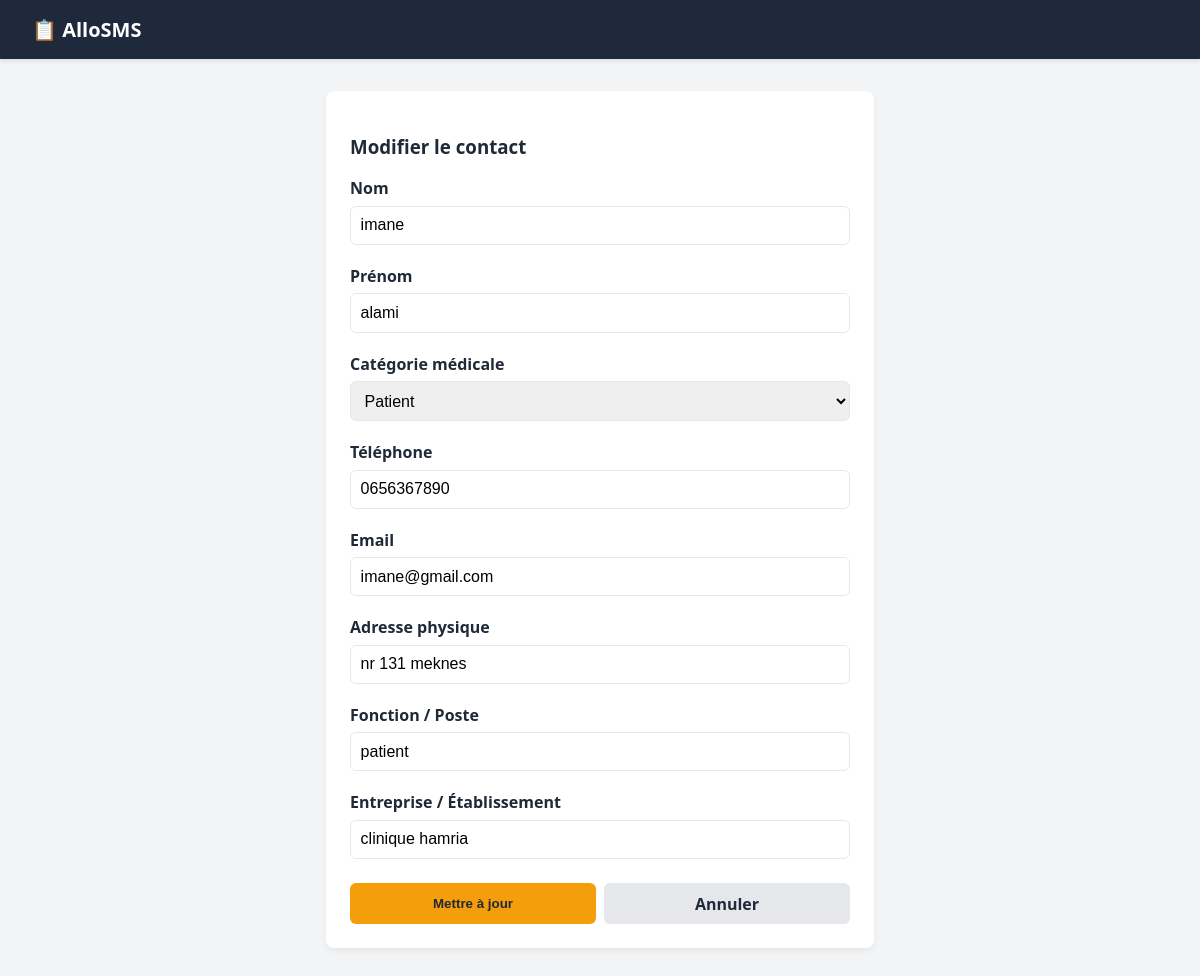
Screenshot of /modifier/1 with the database file from the repository.
### tables this page shows
CREATE TABLE contacts (id INTEGER PRIMARY KEY AUTOINCREMENT, nom TEXT NOT NULL, prenom TEXT NOT NULL, telephone TEXT NOT NULL, email TEXT NOT NULL, categorie TEXT NOT NULL, adresse TEXT, fonction TEXT, entreprise TEXT);

### app.py (the view, shortened to what this page needs)
@app.route('/modifier/<int:id>', methods=('GET', 'POST'))
def modifier(id):
    conn = get_db_connection()
    contact = conn.execute('SELECT * FROM contacts WHERE id = ?', (id,)).fetchone()
    conn.close()
    return render_template('modifier.html', contact=contact)

### app.py (called while the page is built)
def get_db_connection():
    conn = sqlite3.connect('contacts.db')
    conn.row_factory = sqlite3.Row
    return conn

### templates/modifier.html (shortened to what this page needs)
{% extends 'base.html' %}
{% block content %}
<div class="card" style="max-width: 500px; margin: 0 auto;">
    <h3>Modifier le contact</h3>
    <form method="POST">
        <div class="form-group">
            <label>Nom</label>
            <input type="text" name="nom" value="{{ contact.nom }}" class="form-control" required>
        </div>
        <div class="form-group">
            <label>Prénom</label>
            <input type="text" name="prenom" value="{{ contact.prenom }}" class="form-control" required>
        </div>
        <div class="form-group">
            <label>Catégorie médicale</label>
            <select name="categorie" class="form-control" required>
                <option value="Patient" {% if contact.categorie == 'Patient' %}selected{% endif %}>Patient</option>
            </select>
        </div>
        <div class="form-group">
            <label>Téléphone</label>
            <input type="tel"
                   name="telephone"
                   value="{{ contact.telephone }}"
                   class="form-control"
                   pattern="[0-9]{10}"
                   maxlength="10"
                   placeholder="Ex: 0612345678"
                   required>
        </div>
        <div class="form-group">
            <label>Email</label>
            <input type="email"
                   name="email"
                   value="{{ contact.email }}"
                   class="form-control"
                   placeholder="Ex: abc@gmail.com"
                   required>
        </div>
        <div class="form-group">
            <label>Adresse physique</label>
            <input type="text" name="adresse" value="{{ contact.adresse }}" class="form-control">
        </div>
        <div class="form-group">
            <label>Fonction / Poste</label>
            <input type="text" name="fonction" value="{{ contact.fonction }}" class="form-control" placeholder="Ex: Patient, Médecin, Technicien">
        </div>
        <div class="form-group">
            <label>Entreprise / Établissement</label>
            <input type="text" name="entreprise" value="{{ contact.entreprise }}" class="form-control" placeholder="Ex: Labo Bio, Pharmacie Centrale">
        </div>
        <div style="display: flex; gap: 0.5rem; margin-top: 1.5rem;">
            <button type="submit" class="btn btn-warning" style="flex: 1;">Mettre à jour</button>
            <a href="/" class="btn" style="background: #e5e7eb; color: #1f2937; text-align: center; flex: 1;">Annuler</a>
        </div>
    </form>
</div>
{% endblock %}

### templates/base.html (style rules this page uses)
:root { --bg: #f3f4f6; --card-bg: #ffffff; --text: #1f2937; --primary: #4f46e5; --primary-hover: #4338ca; --success: #10b981; --danger: #ef4444; --warning: #f59e0b; --border: #e5e7eb; }
body { font-family: 'Segoe UI', system-ui, sans-serif; background-color: var(--bg); color: var(--text); margin: 0; padding: 0; }
.card { background: var(--card-bg); border-radius: 8px; padding: 1.5rem; box-shadow: 0 4px 6px rgba(0,0,0,0.05); margin-bottom: 1.5rem; }
.btn { display: inline-block; padding: 0.6rem 1.2rem; border-radius: 6px; font-weight: 600; text-decoration: none; border: none; cursor: pointer; transition: all 0.2s; }
.btn-warning { background: var(--warning); color: #1f2937; }
.form-group { margin-bottom: 1.25rem; }
.form-group label { display: block; margin-bottom: 0.4rem; font-weight: 600; }
.form-control { width: 100%; padding: 0.6rem; border: 1px solid var(--border); border-radius: 6px; box-sizing: border-box; font-size: 1rem; }

### rows the page displays
contacts: nom "imane", prenom "alami", categorie "Patient", telephone "0656367890", email "imane@gmail.com", adresse "nr 131 meknes", fonction "patient", entreprise "clinique hamria"
